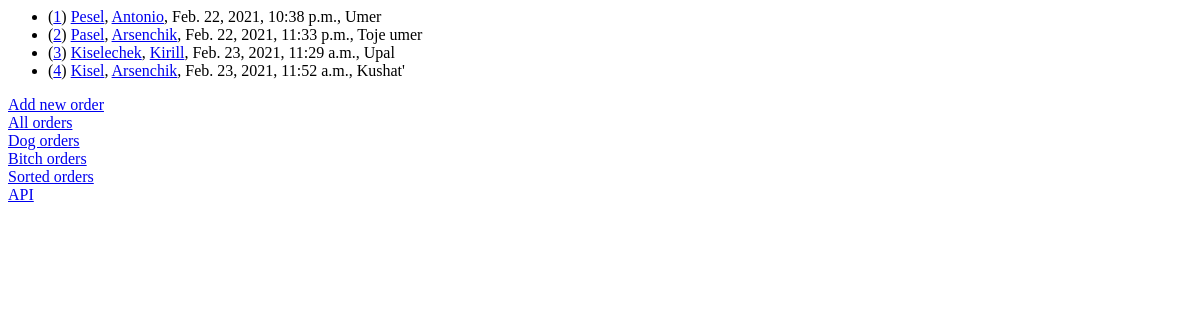
/order/, run on an earlier commit of the app's database.
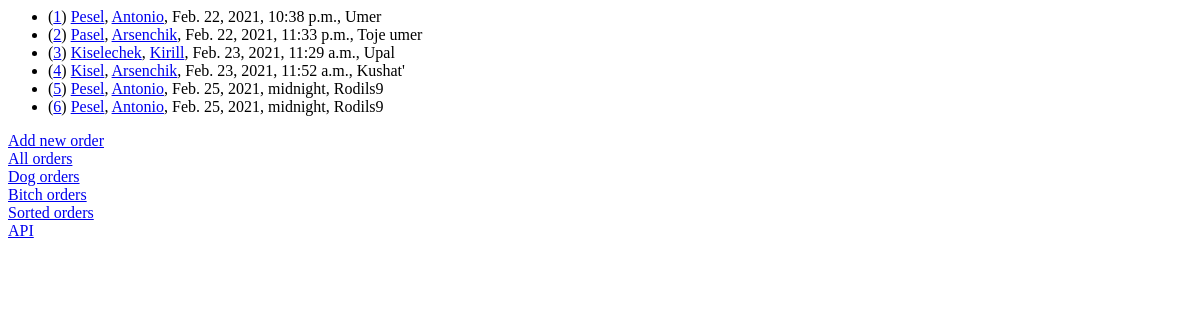
And on a later commit of the database.
### order/models.py (models this page shows, shortened)
class Order(models.Model):
    reason = models.TextField()
    date = models.DateTimeField(auto_now=False)
    doctor = models.ForeignKey(
            Doctor,
            on_delete=models.CASCADE,
    )
    animal = models.ForeignKey(
            Animal,
            on_delete=models.CASCADE,
    )

### animal/models.py (models this page shows, shortened)
class Animal(models.Model):
    name = models.CharField(max_length=100)
    relation_date = models.DateField(auto_now=False, default=datetime.date.today())
    gender = models.BooleanField(default=True)
    race = models.CharField(max_length=100, choices=RACES, default=MOPS)
    weight = models.IntegerField(default=0)

### doctor/models.py (models this page shows, shortened)
class Doctor(models.Model):
    name = models.TextField()
    grade = models.CharField(max_length=100, choices=GRADES, default=DOCTOR)
    min_animal_weight = models.IntegerField(default=0)
    max_animal_weight = models.IntegerField(default=0)
    available_animal_race = MultiSelectField(choices=RACES, default=MOPS)
    available_animal_gender = models.CharField(max_length=100, choices=GENDERS, default=BOTH)

### order/views.py (the view)
# urls.py: path('', views.index, name='index'),
def index(request):
    try:
        orders = Order.objects.all()
    except Order.DoesNotExist:
        raise Http404('Order does not exist')
    template = loader.get_template('order/index.html')
    context = {
        'orders': orders,
    }
    return HttpResponse(template.render(context, request))

### order/templates/order/index.html
{% if orders  %}
    <ul>
    {% for order in orders %}
    	<li>
		(<a href="/order/{{ order.id }}">{{ order.id  }}</a>)
	 	<a href="/animal/{{ order.animal.id }}">{{ order.animal.name }}</a>,
	 	<a href="/doctor/{{ order.doctor.id }}">{{ order.doctor.name }}</a>,
	 	{{ order.date }},
	 	{{ order.reason }}
    	</li>
    {% endfor %}
    </ul>
    <a href="/order/add">Add new order</a> <br>
    <a href="/order/">All orders</a> <br>
    <a href="/order/dog">Dog orders</a> <br>
    <a href="/order/bitch">Bitch orders</a> <br>
	<a href="/order/sort">Sorted orders</a> <br>
	<a href="/api"> API </a> <br>
{% else %}
    <p>No polls are available.</p>
{% endif %}

What changed in the data, as far as the page shows it:
added Order: id "5", animal.name "Pesel", doctor.name "Antonio", date "Feb. 25, 2021, midnight", reason "Rodils9"
added Order: id "6", animal.name "Pesel", doctor.name "Antonio", date "Feb. 25, 2021, midnight", reason "Rodils9"
